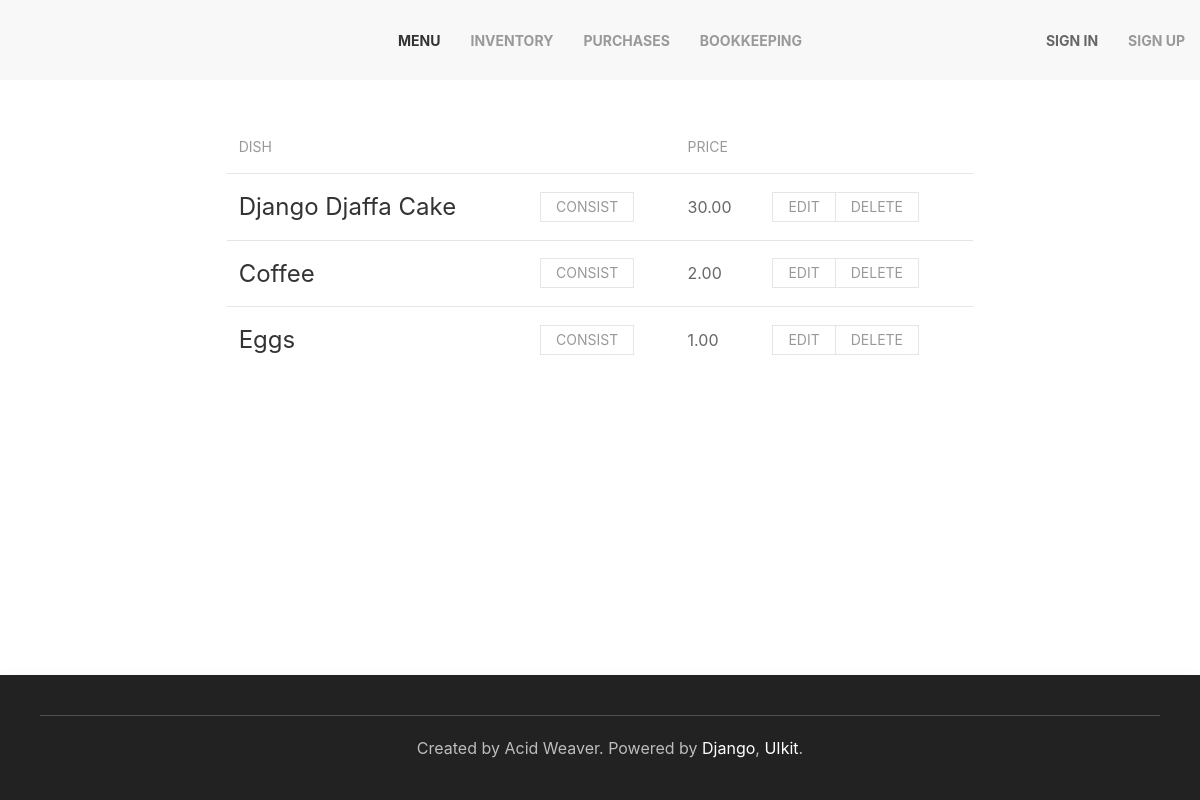
The page /menu on the database its author committed.
### inventory/models.py (models this page shows, shortened)
class MenuItem(models.Model):
	title = models.CharField(max_length=255, unique=True)
	price = models.DecimalField(max_digits=5, decimal_places=2, default=0)

### inventory/views.py (the view)
# urls.py: path('menu', MenuView.as_view(), name='menu'),
class MenuView(DataMixin, ListView):
	model = MenuItem
	template_name = 'inventory/menu.html'
	def get_context_data(self, **kwargs):
		context = super().get_context_data(**kwargs)
		mixin_context = self.get_user_context(title='Menu', select=0)
		return dict(list(context.items()) + list(mixin_context.items()))

### inventory/utils.py (called while the page is built)
	def get_user_context(self, **kwargs):
		context = kwargs
		if 'select' in context:
			context['select'] = navigation[context['select']]
		context['nav_menu'] = navigation
		return context

### inventory/templates/inventory/menu.html (shortened to what this page needs)
{% extends 'inventory/base.html' %}
{% block content %}
<div class="uk-grid-match uk-margin-remove-left" uk-grid>
	<div class="uk-width-expand uk-padding-remove">
		<table class="uk-table uk-table-middle uk-table-divider">
			<thead>
				<tr>
					<th>Dish</th>
					<th></th>
					<th>Price</th>
					<th></th>
				</tr>
			</thead>
			<tbody>
				{% for item in object_list %}
				<tr>
					<td><h3>{{ item.title }}</h3></td>
					<td><button class="uk-button uk-button-default uk-button-small" href="#" disabled>Consist</button></td>
					<td>{{ item.price }}</td>
					<td>
						<div class="uk-button-group">
							<button class="uk-button uk-button-default uk-button-small" href="#" disabled>Edit</button>
							<button class="uk-button uk-button-default uk-button-small" href="#" disabled>Delete</button>
						</div>
					</td>
				</tr>
				{% endfor %}
			</tbody>
		</table>
	</div>
</div>
{% endblock %}

### rows shown on the page
MenuItem: title "Django Djaffa Cake", price "30.00"
MenuItem: title "Coffee", price "2.00"
MenuItem: title "Eggs", price "1.00"

### other values the page prints
{{ m.title }} "MENU"
{{ m.title }} "INVENTORY" "PURCHASES" "BOOKKEEPING"
